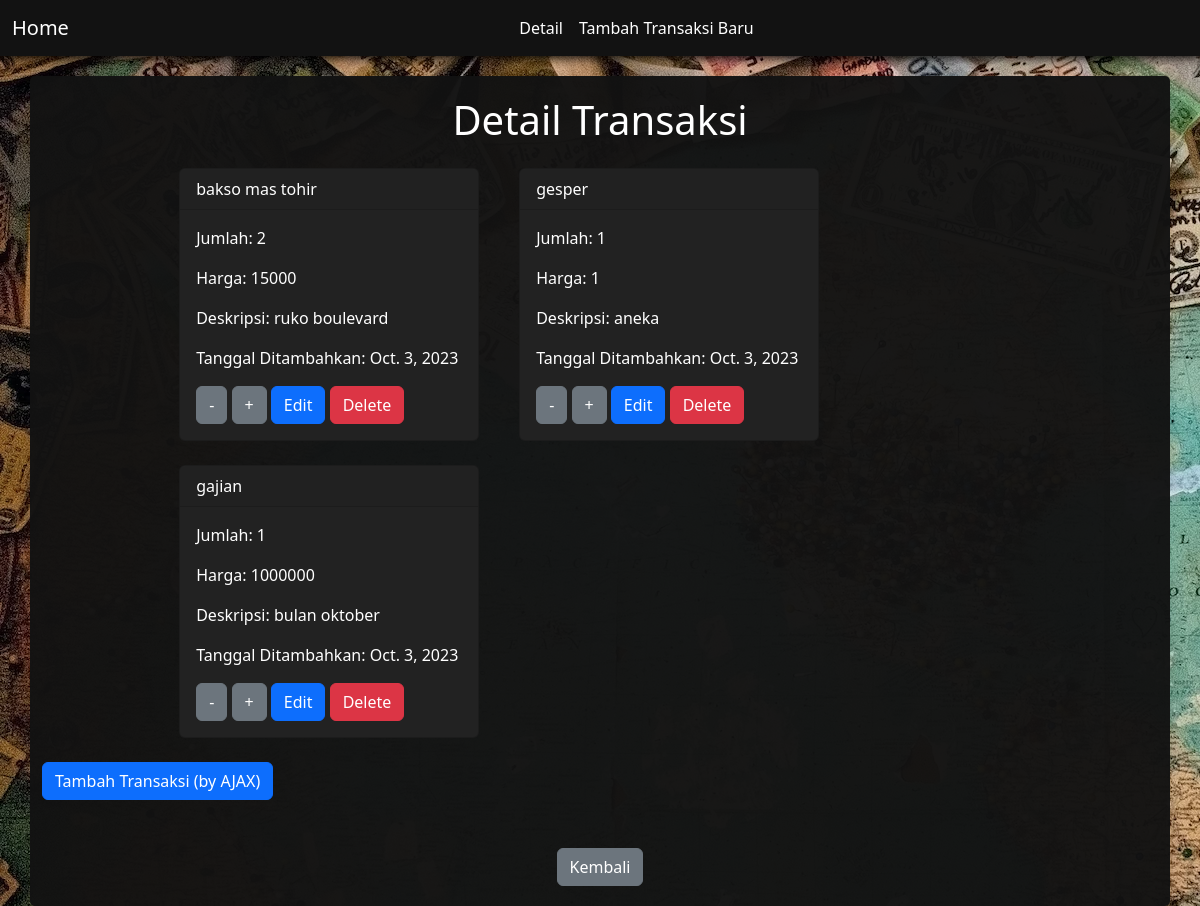
Page /show-detail (signed in) on the earlier database version.
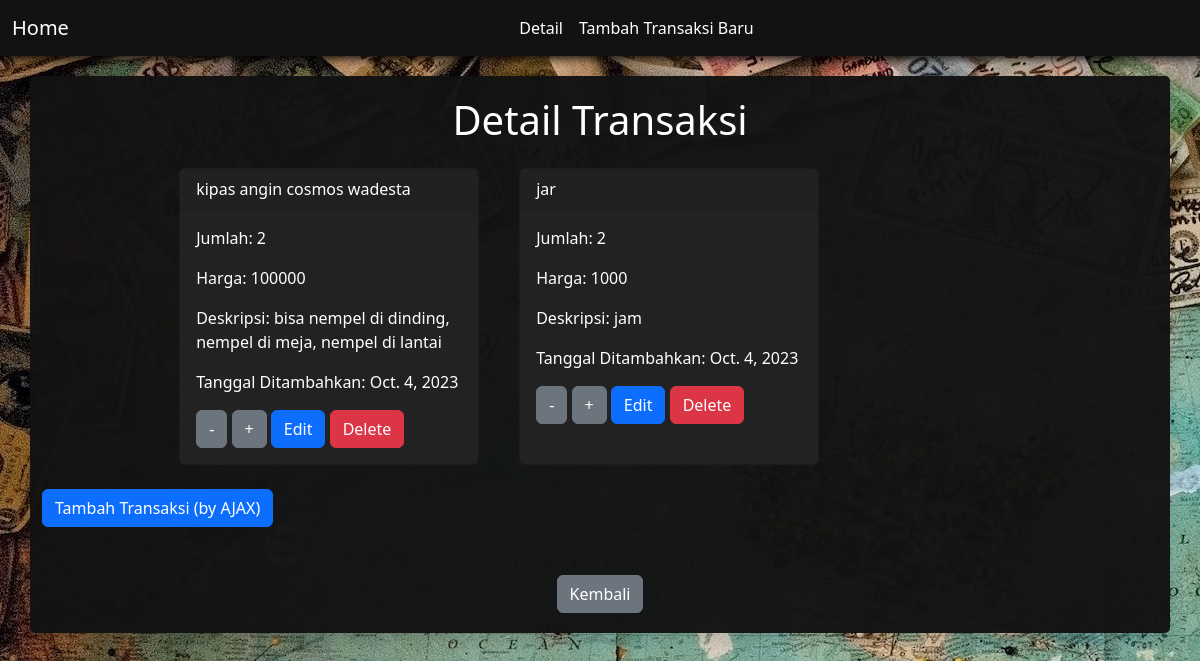
Same page on the later database version.
### main/models.py (models this page shows)
class Item(models.Model):
    user = models.ForeignKey(User, on_delete=models.CASCADE)
    name = models.CharField(max_length=255)
    amount = models.IntegerField()
    description = models.TextField()
    price = models.IntegerField()
    date_added = models.DateField(auto_now_add=True)

### main/views.py (the view)
# urls.py: path('show-detail', show_detail, name='show_detail'),
def show_detail(request):
    items = Item.objects.filter(user=request.user)
    context = {'items' : items }
    return render(request, "show_detail.html", context)

### main/templates/show_detail.html (shortened to what this page needs)
{% extends 'base.html' %}
{% block content %}
<div class="container shadow">
    <div class="text-center mb-4">
        <h1>Detail Transaksi</h1>
    </div>
    <div class="card-container">
        {% for item in items %}
        <div class="card mb-4" id="item_card_{{ item.pk }}">
            <div class="card-header">
                {{ item.name }}
            </div>
            <div class="card-body">
                <p class="card-text">Jumlah: {{ item.amount }}</p>
                <p class="card-text">Harga: {{ item.price }}</p>
                <p class="card-text">Deskripsi: {{ item.description }}</p>
                <p class="card-text">Tanggal Ditambahkan: {{ item.date_added }}</p>
                <a href="{% url 'main:decrease_item' item.pk %}" class="btn btn-secondary">-</a>
                <a href="{% url 'main:increase_item' item.pk %}" class="btn btn-secondary">+</a>
                <a href="{% url 'main:edit_item' item.pk %}" class="btn btn-primary">Edit</a>
                <a href="{% url 'main:delete_item' item.pk %}" class="btn btn-danger">Delete</a>
            </div>
        </div>
        {% endfor %}
    </div>
    <button type="button" class="btn btn-primary" data-bs-toggle="modal" data-bs-target="#exampleModal">Tambah Transaksi (by AJAX)</button>
    <div class="text-center mt-5">
        <a href="{% url 'main:show_main' %}" class="btn btn-secondary">Kembali</a>
    </div>
</div>
{% endblock %}

### templates/base.html (shortened to what this page needs)
{% load static %}
<!DOCTYPE html>
<html lang="en">
    <head>
        <link href="https://cdn.jsdelivr.net/npm/bootstrap@5.3.2/dist/css/bootstrap.min.css" rel="stylesheet">
    </head>
    <body style="background-color: #315659;">
        {% if show_navbar != False %}
        <nav class="navbar navbar-expand-lg" style="color: white;">
            <div class="container-fluid" style="color: white;">
                <a class="navbar-brand" href="{% url 'main:show_main' %}">Home</a>
                <div class="collapse navbar-collapse" id="navbarNav">
                <ul class="navbar-nav">
                    <li class="nav-item">
                    <a class="nav-link" href="{% url 'main:show_detail' %}">Detail</a>
                    </li>
                    <li class="nav-item">
                    <a class="nav-link" href="{% url 'main:create_item' %}">Tambah Transaksi Baru</a>
                    </li>
                </ul>
                </div>
            </div>
        </nav>
        {% endif %}
        {% block content %}
        {% endblock content %}
    </body>
</html>

### main/templates/show_detail.html (style rules this page uses)
.container { color: white ; background-color: rgba(18, 18, 18, 0.97); }
.card-container { display: flex; flex-wrap: wrap; width: 79%; margin: 0 auto; }
.card { width: 300px; height: 200px; border-radius: 0; margin-bottom: 20px; margin-right: 20px; margin-left: 20px; color: white !important; background-color: #222222 !important; }

Differences in the rows shown:
removed Item: name "bakso mas tohir", amount "2", price "15000", description "ruko boulevard", date_added "Oct. 3, 2023"
removed Item: name "gesper", amount "1", price "1", description "aneka", date_added "Oct. 3, 2023"
removed Item: name "gajian", amount "1", price "1000000", description "bulan oktober", date_added "Oct. 3, 2023"
added Item: name "kipas angin cosmos wadesta", amount "2", price "100000", description "bisa nempel di dinding, nempel di meja, nempel di lantai", date_added "Oct. 4, 2023"
added Item: name "jar", amount "2", price "1000", description "jam", date_added "Oct. 4, 2023"
